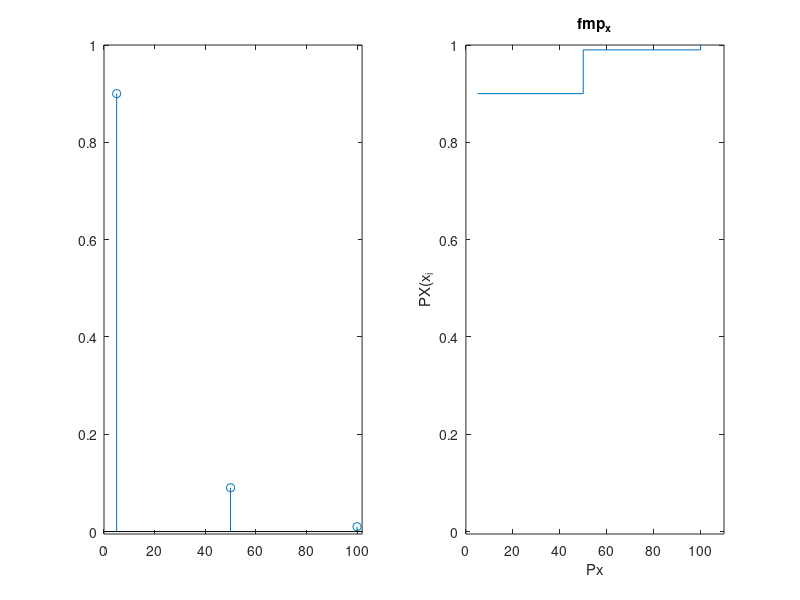

Write MATLAB code to recreate this figure.

%a éxperiencia retirar a nota

n=100;
Sx =0:1:n;

px = ones(1,n+1)/n

stem(Sx,px)
axis([0,100,-0.005,0.2])

title("fmp_x")
xlabel("Px")
ylabel("PX(x_i")
%%
%Alinea B 
N=100;
Sx = [5,50,100]
Px = [90,9,1]/N
subplot(1,2,1)

stem(Sx,Px)
axis([0,102,-0.005,1])
subplot(1,2,2)

psumx= cumsum(Px);

stairs(Sx,psumx)
axis([0,110,-0.005,1])


title("fmp_x")
xlabel("Px")
ylabel("PX(x_i")

